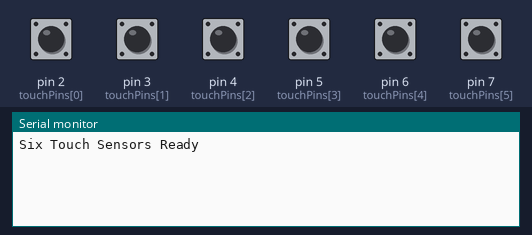
Bench run of a sketch on a simulated Arduino Uno, built with avr-gcc and run on an emulated ATmega328P. Shown: the last lines printed to the serial monitor. The test bench sets the inputs (shaded band); at power-on: pin 2 (touchPins[0]), pin 3 (touchPins[1]), pin 4 (touchPins[2]), pin 5 (touchPins[3]), pin 6 (touchPins[4]), pin 7 (touchPins[5]) LOW.

Above: at 1.2 s.
1.3 s: pin 2 (touchPins[0]) pulled HIGH for 0.15 s
At 2.4 s:
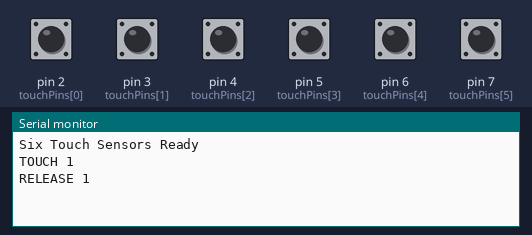
2.9 s: pin 3 (touchPins[1]) pulled HIGH for 0.15 s
At 3.03 s:
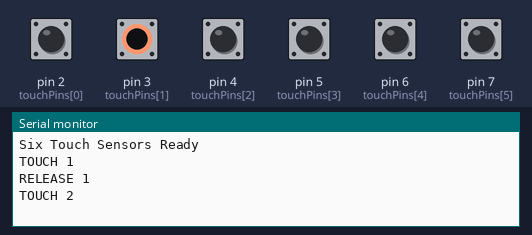
4.5 s: pin 4 (touchPins[2]) pulled HIGH for 0.15 s
At 5.0 s:
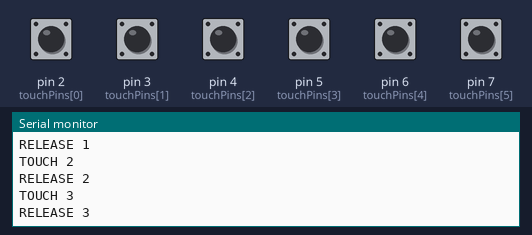
6.1 s: pin 5 (touchPins[3]) pulled HIGH for 0.15 s
At 7.3 s:
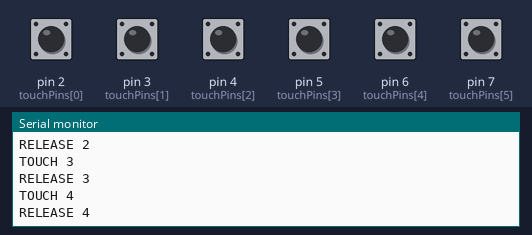
7.7 s: pin 6 (touchPins[4]) pulled HIGH for 0.15 s
At 8.4 s:
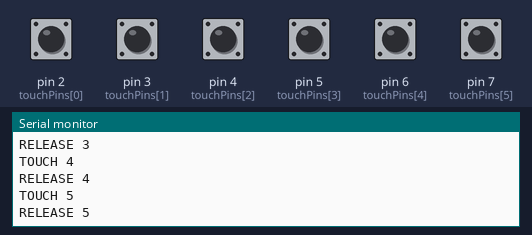
9.3 s: pin 7 (touchPins[5]) pulled HIGH for 0.15 s
At 10.7 s:
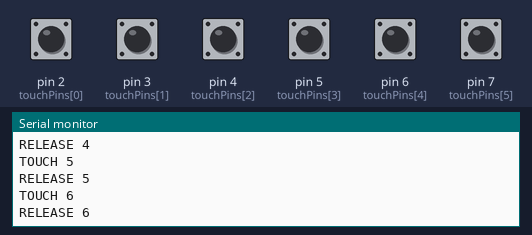

Measured:
- after the input at 1.3 s, the serial monitor: prints a new line at once (image 1)
- after the input at 2.9 s, the serial monitor: prints a new line at once (image 2)
- after the input at 4.5 s, the serial monitor: prints a new line at once (image 3)
- after the input at 6.1 s, the serial monitor: prints a new line at once (image 4)
- after the input at 7.7 s, the serial monitor: prints a new line at once (image 5)
- after the input at 9.3 s, the serial monitor: prints a new line at once (image 6)

The sketch:

Vespera_Touch_Test_06.ino
```cpp
const int sensorCount = 6;
const int touchPins[sensorCount] = {2, 3, 4, 5, 6, 7};

// Store the previous state of each sensor
bool previousState[sensorCount] = {
  false, false, false, false, false, false
};

void setup() {
  Serial.begin(115200);

  // Configure all six touch sensors as inputs
  for (int i = 0; i < sensorCount; i++) {
    pinMode(touchPins[i], INPUT);
  }

  Serial.println("Six Touch Sensors Ready");
}

void loop() {

  for (int i = 0; i < sensorCount; i++) {

    // Read the current touch sensor state
    bool touched = digitalRead(touchPins[i]) == HIGH;

    // Detect changes in touch state
    if (touched != previousState[i]) {

      if (touched) {
        Serial.print("TOUCH ");
      } else {
        Serial.print("RELEASE ");
      }

      Serial.println(i + 1);

      // Update the previous sensor state
      previousState[i] = touched;
    }
  }

  delay(10);
}
```
